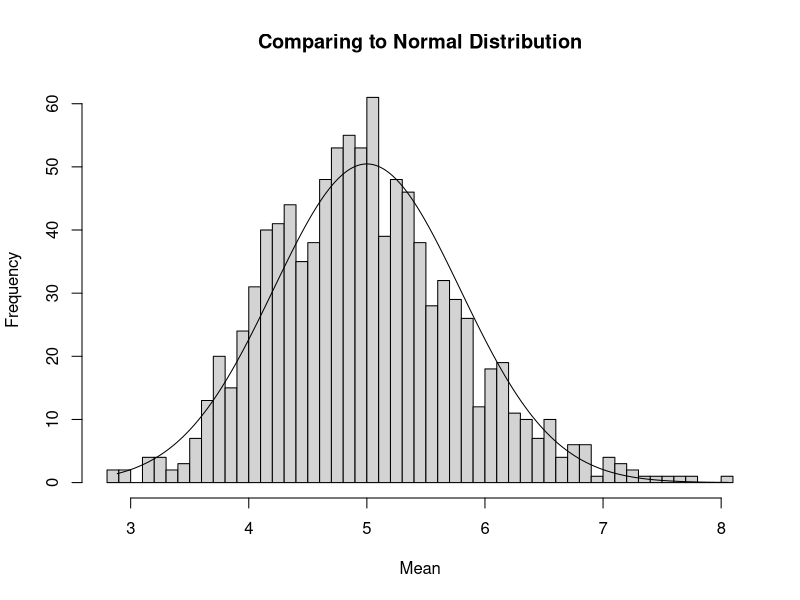

Write the R code that produced this figure.
## ---- chunk 1
knitr::opts_chunk$set(echo = TRUE)
## ---- chunk 2
set.seed(2016)
lambda=0.2
n=40
simat <- replicate(1000, rexp(n, lambda))
means <- colMeans(simat)
# simulated mean
mean(means)
## ---- chunk 3
tmean <- 1/lambda
tmean
## ---- chunk 4
#simulated variance
svar <- var(means)
svar
## ---- chunk 5
#Theoretial variance 
tvar <- (1/lambda)^2/n
tvar
## ---- chunk 6
hist(means, breaks = 50, xlab="Mean", main = "Comparing to Normal Distribution")
xnorm <- seq(min(means),max(means), length=1000)
ynorm <- dnorm(xnorm, mean=1/lambda, sd=1/lambda/sqrt(n))
lines(xnorm, ynorm*100)
